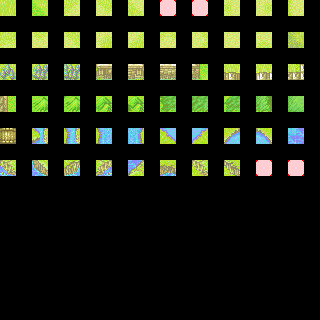

Below is a game level as drawn by its tile map, then a one-line description and the .tmx that defines it (tile-layer data replaced by summaries):
An orthogonal 20x20 tile map with 16x16 px tiles, 3 tile layers (regions, input_Terrain, output_Test) and 56 objects (20x GrassTile, 15x WaterTile, 9x MountainTile, 8x WallTile, 3x TreeTile, ...).

<map version="1.0" orientation="orthogonal" renderorder="right-down" width="20" height="20" tilewidth="16" tileheight="16" nextobjectid="172">
 <properties>
  <property name="DeleteTiles" value="true" />
 </properties>
 <tileset firstgid="1" source="fe-tiles.tsx" />
 <layer name="regions" width="20" height="20">
  <data>[400 cells, 60 non-empty, 1 distinct tile ids]</data>
 </layer>
 <layer name="input_Terrain" width="20" height="20">
  <data>[400 cells, 56 non-empty, 56 distinct tile ids]</data>
 </layer>
 <objectgroup color="#ffaa00" name="output_objGrass">
  <object id="90" name="GrassTile" x="0" y="0" width="16" height="16">
   <properties>
    <property name="Note" value="Grass terrain has low move cost" />
    <property name="Terrain" value="Grass" />
   </properties>
  </object>
  <object id="97" name="GrassTile" x="32" y="0" width="16" height="16">
   <properties>
    <property name="Note" value="Grass terrain has low move cost" />
    <property name="Terrain" value="Grass" />
   </properties>
  </object>
  <object id="98" name="GrassTile" x="64" y="0" width="16" height="16">
   <properties>
    <property name="Note" value="Grass terrain has low move cost" />
    <property name="Terrain" value="Grass" />
   </properties>
  </object>
  <object id="101" name="GrassTile" x="96" y="0" width="16" height="16">
   <properties>
    <property name="Note" value="Grass terrain has low move cost" />
    <property name="Terrain" value="Grass" />
   </properties>
  </object>
  <object id="102" name="GrassTile" x="128" y="0" width="16" height="16">
   <properties>
    <property name="Note" value="Grass terrain has low move cost" />
    <property name="Terrain" value="Grass" />
   </properties>
  </object>
  <object id="105" name="GrassTile" x="224" y="0" width="16" height="16">
   <properties>
    <property name="Note" value="Grass terrain has low move cost" />
    <property name="Terrain" value="Grass" />
   </properties>
  </object>
  <object id="106" name="GrassTile" x="256" y="0" width="16" height="16">
   <properties>
    <property name="Note" value="Grass terrain has low move cost" />
    <property name="Terrain" value="Grass" />
   </properties>
  </object>
  <object id="107" name="GrassTile" x="288" y="0" width="16" height="16">
   <properties>
    <property name="Note" value="Grass terrain has low move cost" />
    <property name="Terrain" value="Grass" />
   </properties>
  </object>
  <object id="109" name="GrassTile" x="288" y="32" width="16" height="16">
   <properties>
    <property name="Note" value="Grass terrain has low move cost" />
    <property name="Terrain" value="Grass" />
   </properties>
  </object>
  <object id="110" name="GrassTile" x="256" y="32" width="16" height="16">
   <properties>
    <property name="Note" value="Grass terrain has low move cost" />
    <property name="Terrain" value="Grass" />
   </properties>
  </object>
  <object id="114" name="GrassTile" x="224" y="32" width="16" height="16">
   <properties>
    <property name="Note" value="Grass terrain has low move cost" />
    <property name="Terrain" value="Grass" />
   </properties>
  </object>
  <object id="115" name="GrassTile" x="192" y="32" width="16" height="16">
   <properties>
    <property name="Note" value="Grass terrain has low move cost" />
    <property name="Terrain" value="Grass" />
   </properties>
  </object>
  <object id="116" name="GrassTile" x="160" y="32" width="16" height="16">
   <properties>
    <property name="Note" value="Grass terrain has low move cost" />
    <property name="Terrain" value="Grass" />
   </properties>
  </object>
  <object id="117" name="GrassTile" x="128" y="32" width="16" height="16">
   <properties>
    <property name="Note" value="Grass terrain has low move cost" />
    <property name="Terrain" value="Grass" />
   </properties>
  </object>
  <object id="118" name="GrassTile" x="96" y="32" width="16" height="16">
   <properties>
    <property name="Note" value="Grass terrain has low move cost" />
    <property name="Terrain" value="Grass" />
   </properties>
  </object>
  <object id="119" name="GrassTile" x="0" y="32" width="16" height="16">
   <properties>
    <property name="Note" value="Grass terrain has low move cost" />
    <property name="Terrain" value="Grass" />
   </properties>
  </object>
  <object id="120" name="GrassTile" x="32" y="32" width="16" height="16">
   <properties>
    <property name="Note" value="Grass terrain has low move cost" />
    <property name="Terrain" value="Grass" />
   </properties>
  </object>
  <object id="121" name="GrassTile" x="64" y="32" width="16" height="16">
   <properties>
    <property name="Note" value="Grass terrain has low move cost" />
    <property name="Terrain" value="Grass" />
   </properties>
  </object>
  <object id="122" name="GrassTile" x="192" y="160" width="16" height="16">
   <properties>
    <property name="Note" value="Grass with some decoration" />
    <property name="Terrain" value="Grass" />
   </properties>
  </object>
  <object id="123" name="GrassTile" x="224" y="160" width="16" height="16">
   <properties>
    <property name="Note" value="Grass with some decoration" />
    <property name="Terrain" value="Grass" />
   </properties>
  </object>
 </objectgroup>
 <objectgroup color="#00ff00" name="output_objTree">
  <object id="146" name="TreeTile" x="0" y="64" width="16" height="16">
   <properties>
    <property name="Note" value="Tree tile provides some defense" />
    <property name="Terrain" value="Tree" />
   </properties>
  </object>
  <object id="147" name="TreeTile" x="32" y="64" width="16" height="16">
   <properties>
    <property name="Note" value="Tree tile provides some defense" />
    <property name="Terrain" value="Tree" />
   </properties>
  </object>
  <object id="149" name="TreeTile" x="64" y="64" width="16" height="16">
   <properties>
    <property name="Note" value="Tree tile provides some defense" />
    <property name="Terrain" value="Tree" />
   </properties>
  </object>
 </objectgroup>
 <objectgroup color="#000000" name="output_objWall">
  <object id="79" name="WallTile" x="96" y="64" width="16" height="16">
   <properties>
    <property name="Note" value="WALL tile blocks movement" />
    <property name="Terrain" value="Wall" />
   </properties>
  </object>
  <object id="80" name="WallTile" x="128" y="64" width="16" height="16">
   <properties>
    <property name="Note" value="WALL tile blocks movement" />
    <property name="Terrain" value="Wall" />
   </properties>
  </object>
  <object id="81" name="WallTile" x="160" y="64" width="16" height="16">
   <properties>
    <property name="Note" value="WALL tile blocks movement" />
    <property name="Terrain" value="Wall" />
   </properties>
  </object>
  <object id="82" name="WallTile" x="192" y="64" width="16" height="16">
   <properties>
    <property name="Note" value="WALL tile blocks movement" />
    <property name="Terrain" value="Wall" />
   </properties>
  </object>
  <object id="84" name="WallTile" x="224" y="64" width="16" height="16">
   <properties>
    <property name="Note" value="WALL tile blocks movement" />
    <property name="Terrain" value="Wall" />
   </properties>
  </object>
  <object id="86" name="WallTile" x="256" y="64" width="16" height="16">
   <properties>
    <property name="Note" value="WALL tile blocks movement" />
    <property name="Terrain" value="Wall" />
   </properties>
  </object>
  </objectgroup>
 <objectgroup color="#ff0000" name="output_objMountain">
  <!-- 9 objects omitted --></objectgroup>
 <objectgroup color="#aa5500" name="output_objBridge">
  <!-- 1 objects omitted --></objectgroup>
 <objectgroup color="#0055ff" name="output_objWater">
  <!-- 15 objects omitted --></objectgroup>
 <layer name="output_Test" width="20" height="20">
  <data>[400 cells, 0 non-empty, 0 distinct tile ids]</data>
 </layer>
</map>
<!-- 27 of 56 objects omitted -->
